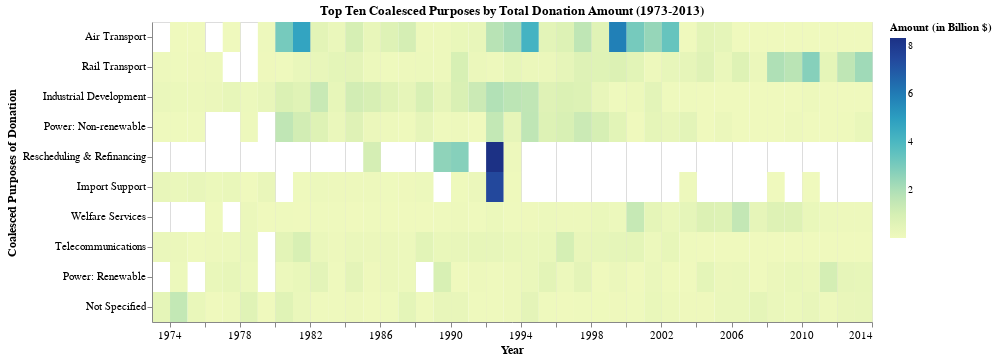

Write notebook code for a chart like this one.
### Markdown cell above
The problem with this chart is that it is so messy. We can visualize it in another way:

### Code cell
alt.Chart(purpose).mark_rect().encode(
    x = alt.X(
        'year(year)',
        title = 'Year'
    ),
    y = alt.Y(
        'purpose_name:N',
        title = 'Coalesced Purposes of Donation',
        sort=alt.EncodingSortField(field='amount', op='sum', order='descending')
    ),
    color = alt.Color(
        'amount:Q',
        title = 'Amount (in Billion $)',
    )
).properties(
    width = 720,
    height = 300,
    title = 'Top Ten Coalesced Purposes by Total Donation Amount (1973-2013)',
).configure_axis(
    labelFontSize=11,
    titleFontSize=12
)

### Figure 1 — Vega-Lite specification as saved in the notebook (floating-point values rounded to 4 significant figures; data arrays with more than 128 entries replaced by an {"elided": "..."} marker saying what was removed)
{"config": {"view": {"continuousWidth": 400, "continuousHeight": 300}, "axis": {"labelFontSize": 11, "titleFontSize": 12}}, "data": {"name": "data-43c816d532d132a4766f055dbee6a670"}, "mark": "rect", "encoding": {"color": {"type": "quantitative", "field": "amount", "title": "Amount (in Billion $)"}, "x": {"type": "temporal", "field": "year", "timeUnit": "year", "title": "Year"}, "y": {"type": "nominal", "field": "purpose_name", "sort": {"field": "amount", "op": "sum", "order": "descending"}, "title": "Coalesced Purposes of Donation"}}, "height": 300, "title": "Top Ten Coalesced Purposes by Total Donation Amount (1973-2013)", "width": 720, "$schema": "https://vega.github.io/schema/vega-lite/v4.8.1.json", "datasets": {"data-43c816d532d132a4766f055dbee6a670": {"elided": "338 records"}}}
